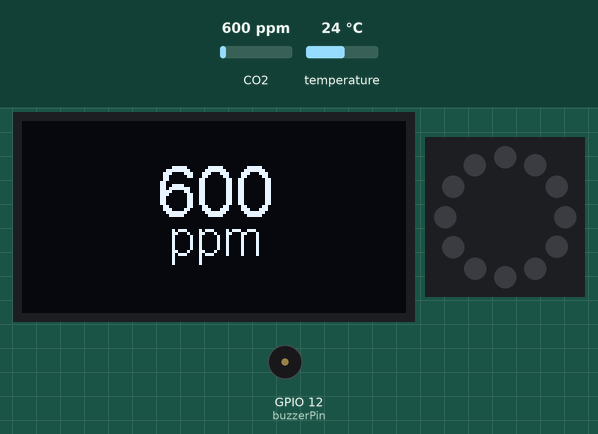
Simulated run of this sketch. Board: ESP32. Parts: 128×64 one-colour display, 12 RGB LEDs in a ring, first at the top, clockwise, buzzer (waves = sounding, pin HIGH). The test bench sets the inputs (shaded band); at power-on: CO2 600 ppm, temperature 24 °C. Dim RGB values are drawn brighter than linear; what the sketch prints to the serial monitor is not drawn.

Above: at 1.9 s.
2.0 s: CO2 set to 761 ppm
At 11.8 s:
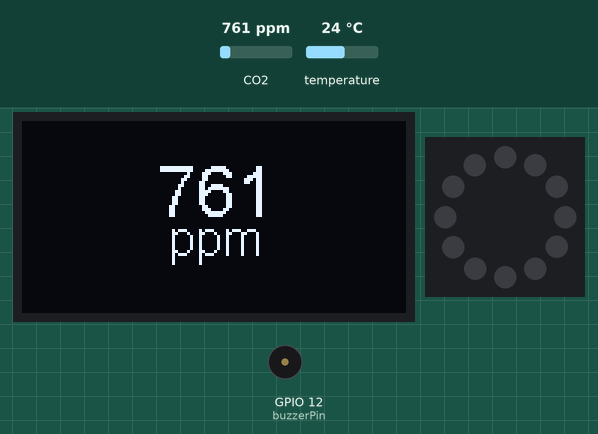
12.9 s: CO2 set to 818 ppm
At 23.7 s:
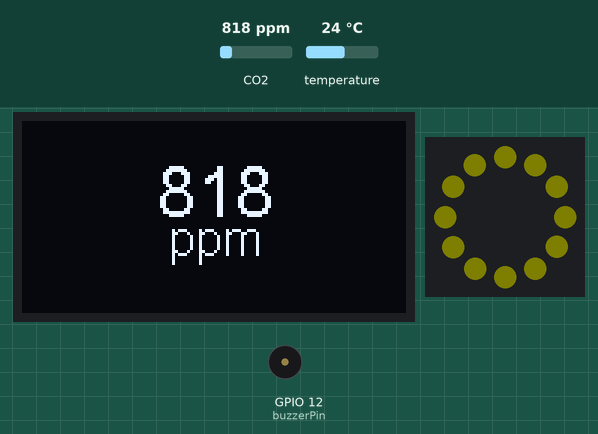
24.1 s: CO2 set to 968 ppm
At 33.2 s:
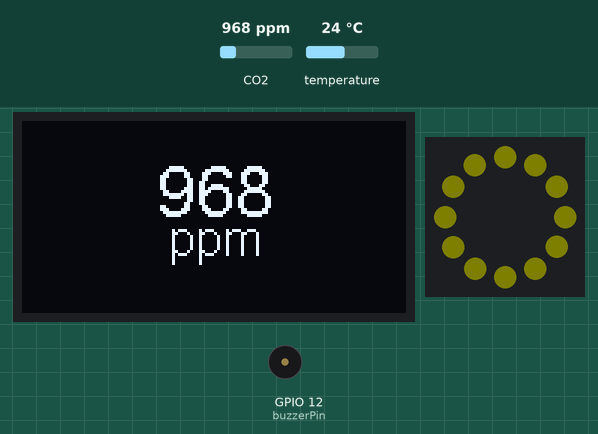
34.2 s: CO2 set to 1035 ppm
At 43.44 s:
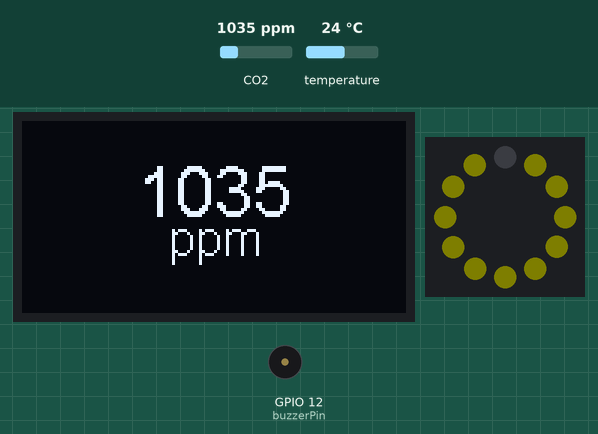
45.9 s: CO2 set to 974 ppm
At 55.68 s:
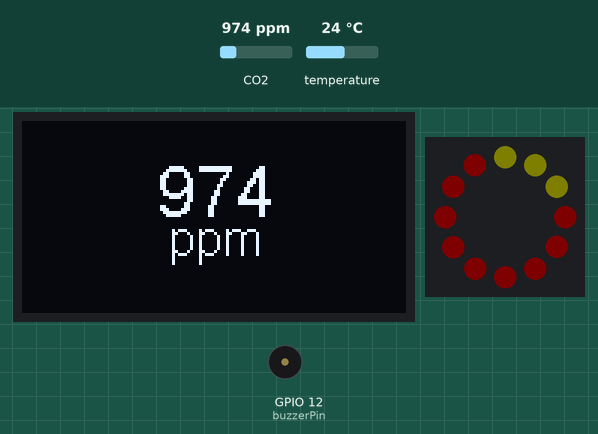
Timing chart, 0 to 57.2 s (numbered marks = the images above; inputs shaded):
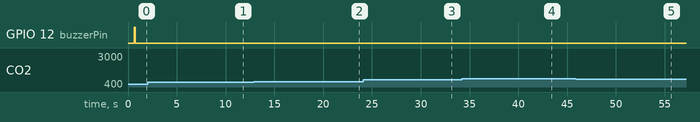

Measured:
- the behaviour switches between 799 and 800 ppm on CO2 (found by bisection; images 1 and 2)
- the behaviour switches between 999 and 1000 ppm on CO2 (found by bisection; images 3 and 4)
- after the input at 2.0 s, the display: changes after 9.5 s (image 1)
- after the input at 12.9 s, the display: first changes after 9.2 s (image 2 shows a later state)
- after the input at 24.1 s, the display: changes after 8.6 s (image 3)
- after the input at 34.2 s, the display: changes after 9.2 s (image 4)
- after the input at 45.9 s, the display: first differs from a run without the input after 9.7 s (image 5)

The sketch:

co2-sensor.ino
```cpp
#include "Freenove_WS2812_Lib_for_ESP32.h"
#include "SSD1306Wire.h"
#include "OLEDDisplayUi.h"
#include "Wire.h"
#include "MHZ19.h"

#define NAME "CO2 Sensor"

// MHZ
// pin for uart reading
#define BAUDRATE 9600
MHZ19 myMHZ19;
HardwareSerial mySerial(2);

// WS2812
//#define LEDS_COUNT  16
#define LEDS_COUNT  12
#define LEDS_PIN  4
#define CHANNEL   0
Freenove_ESP32_WS2812 strip = Freenove_ESP32_WS2812(LEDS_COUNT, LEDS_PIN, CHANNEL);

// SSD1306
const int I2C_DISPLAY_ADDRESS = 0x3c;
const int SDA_PIN = 21;
const int SDC_PIN = 22;
SSD1306Wire display(I2C_DISPLAY_ADDRESS, SDA_PIN, SDC_PIN);

// KY-012
int buzzerPin = 12;

void setup() {
  Serial.begin(115200);
  randomSeed(analogRead(0));

  // initialize display
  Serial.println("SSD1306: Init...");
  display.init();
  display.clear();

  display.flipScreenVertically();
  display.setFont(ArialMT_Plain_16);
  display.setTextAlignment(TEXT_ALIGN_CENTER);
  display.setContrast(255);
  displayText(NAME, "");

  // WS2812
  displayText(NAME, "Init LEDs");
  Serial.println("WS2812: Init...");
  strip.begin();
  setLedRingOff();

  // buzzer
  displayText(NAME, "Init Buzzer");
  Serial.println("KY-012: Init...");
  pinMode (buzzerPin, OUTPUT);
  beep(100);

  // MHZ-189B
  displayText(NAME, "Init CO2 Sensor");
  Serial.println("MHZ-19B: Init...");
  mySerial.begin(BAUDRATE); // (ESP32 Example) device to MH-Z19 serial start
  myMHZ19.begin(mySerial);                                // *Serial(Stream) refence must be passed to library begin().
  dumpMhz19Version();

  myMHZ19.autoCalibration();                              // Turn auto calibration ON (OFF autoCalibration(false))
}

void dumpMhz19Version() {
  char myVersion[4];
  myMHZ19.getVersion(myVersion);

  Serial.print("\nFirmware Version: ");
  for(byte i = 0; i < 4; i++)
  {
    Serial.print(myVersion[i]);
    if (i == 1)
      Serial.print(".");
  }
  Serial.println("");

  Serial.print("Range: ");
  Serial.println(myMHZ19.getRange());
  Serial.print("Background CO2: ");
  Serial.println(myMHZ19.getBackgroundCO2());
  Serial.print("Temperature Cal: ");
  Serial.println(myMHZ19.getTempAdjustment());
}

int readCo2Level() {
  int co2 =  myMHZ19.getCO2();
  Serial.print("CO2:");
  Serial.println(co2);
  return co2;
}

int readTemperature() {
  int8_t temperature = myMHZ19.getTemperature();
  Serial.print("Temperature:");
  Serial.println(temperature);
  return temperature;
}

void setLedRingOff() {
  for (int i = 0; i < LEDS_COUNT; i++) {
    strip.setLedColor(i, 0, 0, 0);
    delay(50);
  }
}

void setLedRingGreen() {
  for (int i = 0; i < LEDS_COUNT; i++) {
      strip.setLedColor(i, 0, 4, 0);
      delay(50);
  }
}

void setLedRingYellow() {
  for (int i = 0; i < LEDS_COUNT; i++) {
      strip.setLedColor(i, 4, 4, 0);
      delay(50);
  }
}

void setLedRingRed() {
  for (int i = 0; i < LEDS_COUNT; i++) {
    strip.setLedColor(i, 4, 0, 0);
    delay(50);
  }
}

void beep(int millis) {
  digitalWrite(buzzerPin, HIGH);
  delay(millis);
  digitalWrite(buzzerPin, LOW);
}

void beepLoop(int loop) {
  for (int i = 0; i < loop; i++) {
    digitalWrite(buzzerPin, HIGH);
    delay(500);
    digitalWrite(buzzerPin, LOW);
    delay(500);
  }
}

void displayText(char* header, char* detail) {
  display.clear();
  display.drawString(64, 10, header);
  display.drawString(64, 30, detail);
  display.display();
}

void displayCo2LevelTemperature(int ppm, int temperature) {
  char buff[16];

  display.clear();
  display.setFont(ArialMT_Plain_24);
  sprintf_P(buff, PSTR("%d"), ppm);
  display.drawString(64, 10, buff);

  display.setFont(ArialMT_Plain_16);
  display.setTextAlignment(TEXT_ALIGN_CENTER);
  display.drawString(64, 30, "ppm");
  display.display();
}


void loop() {
  int co2Level = readCo2Level();
  int temperature = readTemperature();
  displayCo2LevelTemperature(co2Level, temperature);

  if (co2Level < 800) {
    setLedRingOff();
    delay(10000);
  }
  else if (co2Level < 1000) {
    setLedRingYellow();
    delay(10000);
  }
  else {
    int time = 10000 / (LEDS_COUNT * 50 * 2);
    for (int i = 0; i < 10; i++) {
      setLedRingOff();
      setLedRingRed();
    }
  }
}
```
